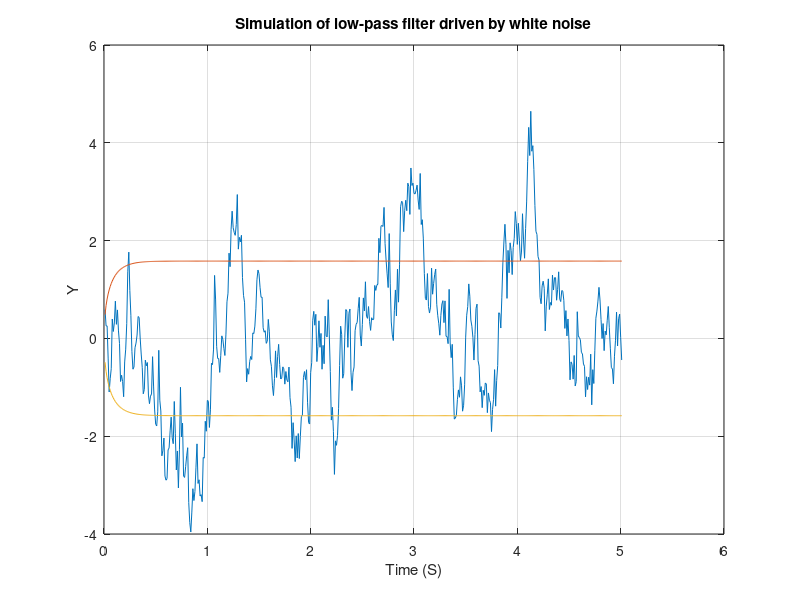

Recreate this plot in MATLAB.
clear
TAU=0.2;
PHI=1.0;
count=0;
T=0;
H=.01;
SIG=sqrt(PHI/H);
Y=0;
while T <= 5.0
	X=SIG*randn;
   	YOLD=Y;
   	STEP=1;
	FLAG=0;
	while STEP <=1
		if FLAG ==1
			STEP=2;
			Y=Y+H*YD;
         		T=T+H;
		end
		YD=(X-Y)/TAU;
		FLAG=1;
	end
	FLAG=0;
   	Y=(YOLD+Y)/2.+.5*H*YD;
   	SIGPLUS=sqrt(PHI*(1.-exp(-2.*T/TAU))/(2.*TAU));
   	SIGMINUS=-SIGPLUS;
	count=count+1;
	ArrayT(count)=T;
	ArrayY(count)=Y;
	ArraySIGPLUS(count)=SIGPLUS;
	ArraySIGMINUS(count)=SIGMINUS;
end
figure
plot(ArrayT,ArrayY,ArrayT,ArraySIGPLUS,ArrayT,ArraySIGMINUS),grid
title('Simulation of low-pass filter driven by white noise')
xlabel('Time (S)')
ylabel('Y')
clc
output=[ArrayT',ArrayY',ArraySIGPLUS',ArraySIGMINUS'];
save datfil.txt output  -ascii
disp 'simulation finished'
